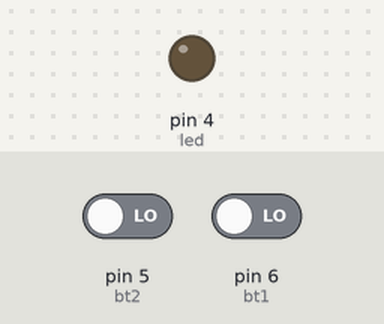
Simulated run of this sketch. Board: Arduino Uno, built with avr-gcc and run on an emulated ATmega328P. On the bench: output pins drawn as LEDs (lit = HIGH). Dashed ring = blinking. The inputs (shaded band) are chosen by the test bench; at power-on: pin 6 (bt1) LOW, pin 5 (bt2) LOW.

Above: at 1.2 s.
1.3 s: pin 6 (bt1) driven HIGH
At 2.5 s:
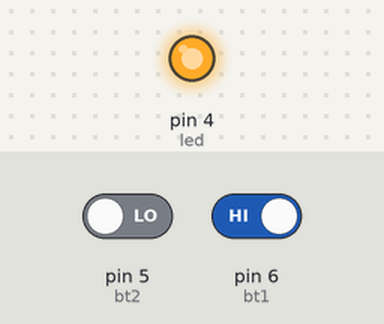
2.8 s: pin 5 (bt2) driven HIGH
At 5.7 s:
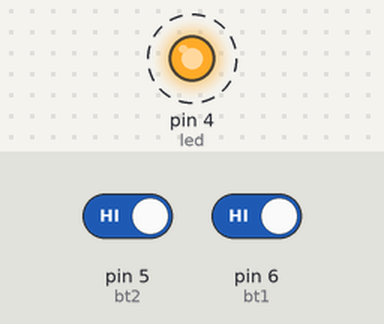
5.8 s: pin 5 (bt2) driven LOW
At 6.6 s:
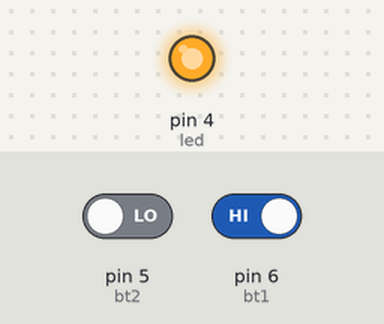
Timing chart, 0 to 8.8 s (numbered marks = the images above; inputs shaded):
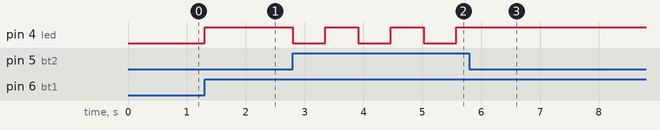

The sketch:

Q09.ino
```cpp
int bt1 = 6;
int bt2 = 5;
int led = 4;
int bt1state = 0;
int bt2state = 0;
bool ledstate = false;

void setup() {
  pinMode(bt1, INPUT);
  pinMode(bt2, INPUT);
  pinMode(led, OUTPUT);
  digitalWrite(led, LOW);
}

void loop() {
  bt1state = digitalRead(bt1);
  bt2state = digitalRead(bt2);
  if (bt1state == HIGH && bt2state == HIGH) {
    ledfunction();
  }else{
    if (bt1state == HIGH) {
      digitalWrite(led, HIGH);
      ledstate = true;
    }else if(bt2state == HIGH) {
      digitalWrite(led, LOW);
      ledstate = false;
    }


  }
}

void ledfunction() {
  digitalWrite(led, !digitalRead(led));
  delay(555);
}
```

Measured:
- after the input at 1.3 s, pin 4 (led): LOW → HIGH at once
- after the input at 2.8 s, pin 4 (led): alternates HIGH for 0.56 s and LOW for 0.56 s, starting at once
- after the input at 5.8 s, pin 4 (led): stops changing and stays HIGH
